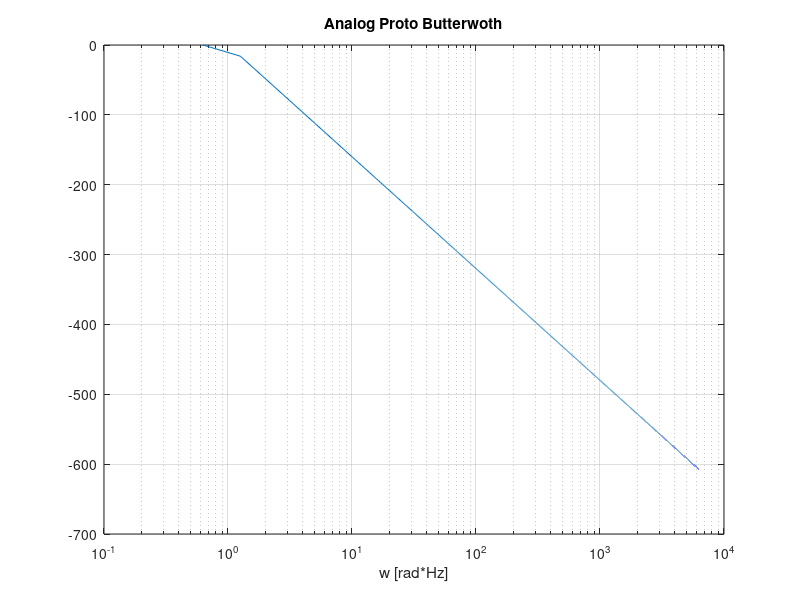

Write the MATLAB code that produced this figure. (Note: this script raises an error after producing the figure.)
clear all; close all;
f = 0 : 0.1 : 1000; % czestotliwosc w hercach
w = 2*pi*f; % czestotliwosc katowa, pulsacja
s = j*w; % zmienna transformacji Laplace'a
wzm = 0.001;

% Wymagania
N = 8; % liczba biegunow transmitanci prototypu analogowego
f0 = 100; % dla filtrow LowPass oraz HighPass
f1 = 10; f2=100; % dla filtrow BandPass oraz BandStop
Rp = 3; % dozwolony poziom oscylacji w pasmie przepustowym (w dB) - ripples in pass
Rs = 100; % dozwolony poziom oscylacji w pasmie zaporowym (w dB) - ripples in stop

% zastąpienie zmiennej s w H(s) przez wybraną funkcję zmiennej s'
% H(s') ma wtedy inne miejsca zerowe

% Projekt analogowego filtra prototypowego - dolnoprzepustowy z w0 = 1
% LowPass Butterwoth na BandStop
[z,p,wzm] = buttap(N); % analogowy prototyp Butterwotha
b = wzm*poly(z); % [z,wzm] --> b
a = poly(p); % p --> a
H = freqs(b,a,w);
figure; semilogx(w,20*log10(abs(H))); grid; xlabel('w [rad*Hz]'); title('Analog Proto Butterwoth');
[b,a] = lp2bs(b,a,2*pi*sqrt(f1*f2),2*pi*(f2-f1)); % LowPass na BandStop
H = freqs(b,a,w);
figure; semilogx(w,20*log10(abs(H))); grid; xlabel('w [rad*Hz]'); title('LowPass -> BandStop'); pause;

% LowPass Czebyszew 1 na BandPass
[z,p,wzm] = cheb1ap(N,Rp); % analogowy prototyp Czebyszewa typu-I
b = wzm*poly(z); % [z,wzm] --> b
a = poly(p); % p --> a
H = freqs(b,a,w);
figure; semilogx(w,20*log10(abs(H))); grid; xlabel('w [rad*Hz]'); title('Analog Proto Czebyszew 1');
[b,a] = lp2bp(b,a,2*pi*sqrt(f1*f2),2*pi*(f2-f1)); % LowPass na BandPass
H = freqs(b,a,w);
figure; semilogx(w,20*log10(abs(H))); grid; xlabel('w [rad*Hz]'); title('LowPass -> BandPass'); pause;

% LowPass Czebyszew 2 na HighPass;
[z,p,wzm] = cheb2ap(N,Rs); % analogowy prototyp Czebyszewa typu-II
b = wzm*poly(z); % [z,wzm] --> b
a = poly(p); % p --> a
H = freqs(b,a,w);
figure; semilogx(w,20*log10(abs(H))); grid; xlabel('w [rad*Hz]'); title('Analog Proto Czebyszew 2');
[b,a] = lp2hp(b,a,2*pi*f0); % LowPass na HighPass
H = freqs(b,a,w);
figure; semilogx(w,20*log10(abs(H))); grid; xlabel('w [rad*Hz]'); title('LowPass -> HighPass'); pause;

% LowPass Eliptyczny na LowPass
[z,p,wzm] = ellipap(N,Rp,Rs); % analogowy prototyp Cauera (eliptyczny)
b = wzm*poly(z); % [z,wzm] --> b
a = poly(p); % p --> a
H = freqs(b,a,w);
figure; semilogx(w,20*log10(abs(H))); grid; xlabel('w [rad*Hz]'); title('Analog Proto Eliptyczny');
[b,a] = lp2lp(b,a,2*pi*f0); % LowPass na LowPass
H = freqs(b,a,w);
figure; semilogx(w,20*log10(abs(H))); grid; xlabel('w [rad*Hz]'); title('LowPass -> LowPass');


% ... kontynuuj cps_07_analog_intro.m

% Zaprojektuj/dobierz wspolczynniki transmitancji filtra analogowego
% if(0) % dobor wartosci wspolczynnikow wielomianow zmiennej 's' transmitancji
%     b = [3,2]; % [ b1, b0 ]
%     a = [4,3,2,1]; % [ a3, a2, a1, a0=1]
%     z = roots(b); p = roots(a); % [b,a] --> [z,p]
% else % dobor wartosci pierwiastkow wielomianow zmiennej 's' transmitancji
%     wzm = 0.001;
%     z = j*2*pi*[ 600,800 ]; z = [z conj(z)];
%     p = [-1,-1] + j*2*pi*[100,200]; p = [p conj(p)];
%     b = wzm*poly(z); a = poly(p); % [z,p] --> [b,a]
% end
% figure; plot(real(z),imag(z),'bo', real(p),imag(p),'r*'); grid;
% 
% title('Zera (o) i Bieguny (*)'); xlabel('Real()'); ylabel('Imag()'); pause
% 
% % Weryfikacja odpowiedzi (charakterystyki) filtra: amplitudowej fazowej, impulsowej, skokowej
% f = 0 : 0.1 : 1000; % czestotliwosc w hercach
% w = 2*pi*f; % czestotliwosc katowa, pulsacja
% s = j*w; % zmienna transformacji Laplace'a
% H = polyval(b,s) ./ polyval(a,s); % h(s) --> H(f) dla s=j*w: iloraz dwoch wielomianow
% figure; plot(f,20*log10(abs(H))); xlabel('f [Hz]'); title('|H(f)| [dB]'); grid; pause
% figure; plot(f,unwrap(angle(H))); xlabel('f [Hz]'); title('angle(H(f)) [rad]'); grid; pause
% figure; impulse(b,a); pause % odpowiedz filtra na pobudzenie impulsowe (z Control Toolbox)
% figure; step(b,a); pause % odpowiedz filtra na pobudzenie skokowe (z Control Toolbox)